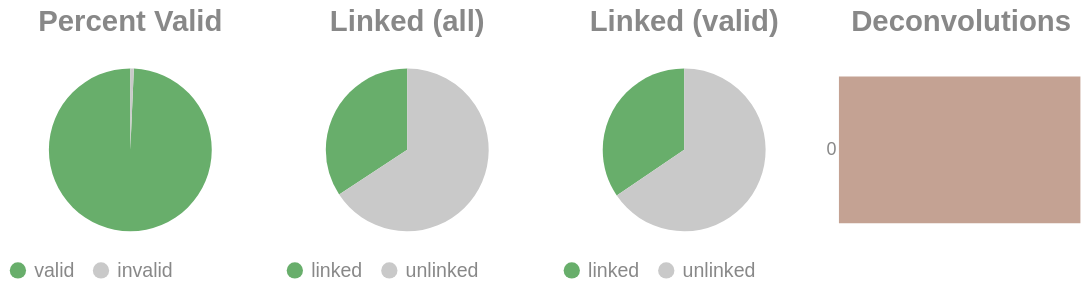

Notebook source saved alongside this figure:
### Code cell
if SKIPLR:
    pass
else:
    clash = Counter()
    for i in valids['molecule'].to_list():
        _mol = i.split("-")
        if len(_mol) == 1:
            clash.update('0')
        else:
            clash.update(_mol[-1])

    _d = {"deconvolutions": [], 'count': []}
    for k,v in clash.items():
        _d['deconvolutions'].append(k)
        _d['count'].append(v)

    tot_valid = valids['reads'].sum()
    mask = valids['reads'] >= 2
    n_linked_reads = valids.filter(mask)['reads'].sum()
    if n_linked_reads == 0:
        print_html("No linked molecules (>=2 reads) were detected; skipping linked-only distributions.")
        SKIPLR = True
    else:
        perc_valid = round(tot_valid / n_reads, 4)
        linked_perc_abs = round(n_linked_reads / n_reads, 4)
        linked_perc = round(n_linked_reads / tot_valid, 4)

    _valid = pl.DataFrame({"valids": ['valid', 'invalid'], "count": [tot_valid, n_reads - tot_valid]})
    _linked_abs = pl.DataFrame({"linked (absolute)": ['linked', 'unlinked'], "count": [n_linked_reads, n_reads - n_linked_reads]})
    _linked_rel = pl.DataFrame({"linked (valids)": ['linked', 'unlinked'], "count": [n_linked_reads, tot_valid - n_linked_reads]})

    (
        alt.hconcat(
            piechart(_valid, goodval = 'valid', title = "Percent Valid"),
            piechart(_linked_abs, goodval = "linked", title =  "Linked (all)"),
            piechart(_linked_rel, goodval = "linked", title =  "Linked (valid)"),
            convolutionbar(pl.DataFrame(_d), title = "Deconvolutions"),
            center = True,
            bounds = 'flush'
        )
        .resolve_scale(color='independent')
        .resolve_legend('independent')
        .properties(usermeta={'embedOptions': {"actions": False}})
    ).display()

### Figure 1 — Vega-Lite specification as saved in the notebook (floating-point values rounded to 4 significant figures)
{"width": "container", "height": 400, "config": {"title": {"anchor": "start", "dy": -15, "fontSize": 18, "color": "#888888", "subtitleColor": "#888888", "subtitleFontSize": 14}, "arc": {"fill": "#0072B2"}, "axis": {"domainColor": "#888888", "domainWidth": 0.5, "gridWidth": 0.2, "grid": false, "titleFontWeight": 400, "titleFontSize": 15, "labelFontSize": 11, "labelColor": "#888888", "tickColor": "#888888", "tickWidth": 0.2, "titleColor": "#888888"}, "axisBand": {"grid": false}, "axisX": {"grid": true, "tickSize": 10, "domainCap": "round"}, "axisY": {"domain": false, "grid": true, "tickSize": 0, "domainCap": "round"}, "background": "transparent", "header": {"labelFontSize": 15, "labelColor": "#888888", "titleFontSize": 15, "titleFontWeight": 600, "titleColor": "#888888"}, "legend": {"labelFont": "sans-serif", "labelFontSize": 12, "labelColor": "#888888", "symbolSize": 100, "symbolType": "circle", "titleFontSize": 12, "titlePadding": 10, "titleColor": "#888888", "title": null}, "range": {"category": ["#E69F00", "#56B4E9", "#009E73", "#F0E442", "#0072B2", "#D55E00", "#CC79A7", "#000000"], "diverging": ["#cfe8f3", "#a2d4ec", "#73bfe2", "#46abdb", "#1696d2", "#12719e"]}, "area": {"fill": "#0072B2", "fillOpacity": 0.7, "line": true, "strokeOpacity": 0.7}, "line": {"color": "#0072B2", "stroke": "#0072B2", "strokeWidth": 2}, "trail": {"color": "#0072B2", "stroke": "#0072B2", "strokeWidth": 0, "size": 1}, "point": {"filled": true, "fillOpacity": 1.0, "size": 95}, "text": {"color": "#888888", "fontSize": 11, "align": "right", "fontWeight": 400, "size": 11}, "bar": {"fill": "#0072B2", "stroke": null}, "view": {"stroke": null, "continuousWidth": 660, "continuousHeight": 400}}, "hconcat": [{"data": {"name": "data-2096800d854dc62b9ea553338b7e20ba"}, "mark": {"type": "arc"}, "encoding": {"color": {"field": "valids", "legend": {"orient": "bottom", "title": null}, "scale": {"domain": ["valid", "invalid"], "range": ["#68ae6b", "#C9C9C9"]}, "title": "Valids", "type": "nominal"}, "theta": {"field": "count", "type": "quantitative"}, "tooltip": [{"field": "valids", "title": "Valids", "type": "ordinal"}, {"field": "percent", "format": ".2%", "title": "Percent", "type": "quantitative"}, {"field": "count", "title": "Count", "type": "quantitative"}]}, "height": 100, "title": {"text": "Percent Valid", "align": "center", "anchor": "middle"}, "transform": [{"calculate": "datum.count / 9976190", "as": "percent"}], "width": 150}, {"data": {"name": "data-024c7db7581a5166d827c99e051df576"}, "mark": {"type": "arc"}, "encoding": {"color": {"field": "linked (absolute)", "legend": {"orient": "bottom", "title": null}, "scale": {"domain": ["linked", "unlinked"], "range": ["#68ae6b", "#C9C9C9"]}, "title": "Linked (Absolute)", "type": "nominal"}, "theta": {"field": "count", "type": "quantitative"}, "tooltip": [{"field": "linked (absolute)", "title": "Linked (Absolute)", "type": "ordinal"}, {"field": "percent", "format": ".2%", "title": "Percent", "type": "quantitative"}, {"field": "count", "title": "Count", "type": "quantitative"}]}, "height": 100, "title": {"text": "Linked (all)", "align": "center", "anchor": "middle"}, "transform": [{"calculate": "datum.count / 9976190", "as": "percent"}], "width": 150}, {"data": {"name": "data-bff1efb9dbbece9aef7ae1b8ef47355f"}, "mark": {"type": "arc"}, "encoding": {"color": {"field": "linked (valids)", "legend": {"orient": "bottom", "title": null}, "scale": {"domain": ["linked", "unlinked"], "range": ["#68ae6b", "#C9C9C9"]}, "title": "Linked (Valids)", "type": "nominal"}, "theta": {"field": "count", "type": "quantitative"}, "tooltip": [{"field": "linked (valids)", "title": "Linked (Valids)", "type": "ordinal"}, {"field": "percent", "format": ".2%", "title": "Percent", "type": "quantitative"}, {"field": "count", "title": "Count", "type": "quantitative"}]}, "height": 100, "title": {"text": "Linked (valid)", "align": "center", "anchor": "middle"}, "transform": [{"calculate": "datum.count / 9907097", "as": "percent"}], "width": 150}, {"data": {"name": "data-79fe69ab770d8d79a137806f453f3eda"}, "mark": {"type": "bar"}, "encoding": {"color": {"field": "deconvolutions", "legend": null, "scale": {"scheme": "lightgreyred"}, "type": "nominal"}, "tooltip": [{"field": "deconvolutions", "title": "Deconvolutions", "type": "ordinal"}, {"field": "percent", "format": ".2%", "title": "Percent", "type": "quantitative"}, {"field": "count", "title": "Count", "type": "quantitative"}], "x": {"axis": null, "field": "count", "type": "quantitative"}, "y": {"field": "deconvolutions", "sort": "ascending", "title": null, "type": "nominal"}}, "height": 100, "title": {"text": "Deconvolutions", "align": "center", "anchor": "middle"}, "transform": [{"calculate": "datum.count / 7905778", "as": "percent"}], "width": 150}], "bounds": "flush", "center": true, "resolve": {"legend": {"angle": "independent"}, "scale": {"color": "independent"}}, "usermeta": {"embedOptions": {"actions": false}}, "$schema": "https://vega.github.io/schema/vega-lite/v6.1.0.json", "datasets": {"data-2096800d854dc62b9ea553338b7e20ba": [{"valids": "valid", "count": 9907097}, {"valids": "invalid", "count": 69093}], "data-024c7db7581a5166d827c99e051df576": [{"linked (absolute)": "linked", "count": 3416229}, {"linked (absolute)": "unlinked", "count": 6559961}], "data-bff1efb9dbbece9aef7ae1b8ef47355f": [{"linked (valids)": "linked", "count": 3416229}, {"linked (valids)": "unlinked", "count": 6490868}], "data-79fe69ab770d8d79a137806f453f3eda": [{"deconvolutions": "0", "count": 7905778}]}}
